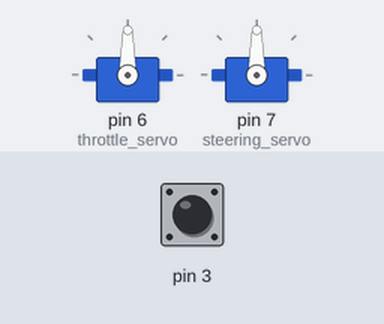
Bench run of a sketch on a simulated Arduino Mega 2560, built with avr-gcc and run on an emulated ATmega2560. Parts: 2 × servo. The inputs (shaded band) are chosen by the test bench; at power-on: pin 3 LOW. What the sketch prints to the serial monitor is not drawn.

Above: at 0.1 s.
At 6.2 s:
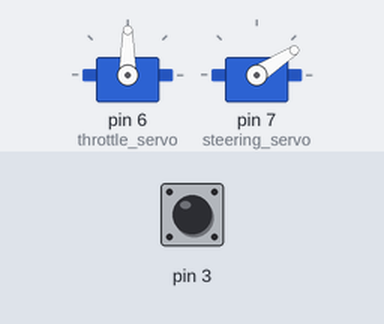
6.3 s: pin 3 pulsed HIGH 2 times (0.12 s each, 0.3 s apart)
At 7.7 s:
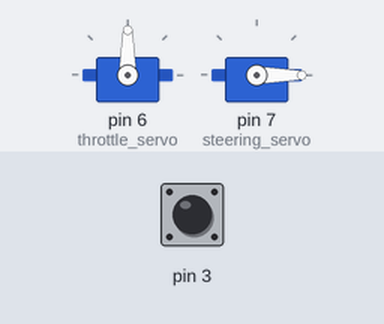
Timing chart, 0 to 9.3 s (numbered marks = the images above; inputs shaded):
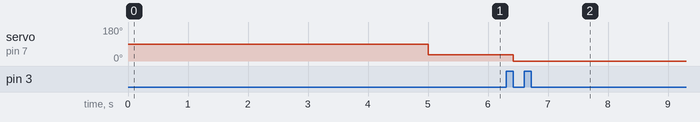

The sketch:

aim.ino
```cpp
#include <Servo.h>

// CHANNEL 1 = STEERING
volatile int pwm_value_1_change = 0; // valeur intermediaire
volatile int pwm_value_1 = 0;
volatile int prev_time_1 = 0;

// CHANNEL 2 = THROTTLE
volatile int pwm_value_2_change = 0; // valeur intermediaire
volatile int pwm_value_2 = 0;
volatile int prev_time_2 = 0;

// CHANNEL 3 = SWITCH MANUAL / AUTONOMOUS
volatile int pwm_value_3_change = 0; // valeur intermediaire
volatile int pwm_value_3 = 0;
volatile int prev_time_3 = 0;

// Interrupt pins
// PIN MEGA   Interrupt pim
//  2             0
//  3             1
//  21            2
//  20            3
//  19            4
int int_id_chan_1 = 1;
int int_id_chan_2 = 0;
int int_id_chan_3 = 2;

// INITIAL VALUES SERVO.WRITE()
int throttle_angle = 90;
int steering_angle = 90;

// servo object
Servo throttle_servo;
Servo steering_servo;

void setup() {

  Serial.begin(57600);
  //attachInterrupt(int_id_chan_2, throttle_callback, CHANGE);
  attachInterrupt(int_id_chan_1, steering_callback, CHANGE);
  //attachInterrupt(int_id_chan_3, change_3, CHANGE);

  throttle_servo.attach(6);
  throttle_servo.write(90);

  steering_servo.attach(7);
  steering_servo.write(90);

  delay(5000);
  Serial.println("End setup");

}

void loop() {

  // Throttle
  //throttle_angle = 90 + int((pwm_value_2 - 1500) / 33);
  //throttle_servo.write(throttle_angle);
  //Serial.println(throttle_angle);

  // Steering
  //steering_servo.write(97);
  if(pwm_value_1 < 1520 && pwm_value_1 > 1500){
    steering_angle = 83.5;
  } else{
    steering_angle = int(83.5 + (pwm_value_1 - 1500) / 30.3);
  }

  steering_servo.write(steering_angle);
  Serial.println(steering_angle);

  delay(1);

}

void throttle_callback(){
  pwm_value_2_change = micros() - prev_time_2;
  prev_time_2 = micros();

  if(pwm_value_2_change < 3500){
    pwm_value_2 = pwm_value_2_change;
   }
}

void steering_callback(){
  pwm_value_1_change = micros() - prev_time_1;
  prev_time_1 = micros();

  if(pwm_value_1_change < 3500){
    pwm_value_1 = pwm_value_1_change;
    //Serial.println(pwm_value_1);
   }
}
```

Measured:
- after the input at 6.3 s, servo on pin 7 (steering_servo): 33° → 0° after 0.12 s
